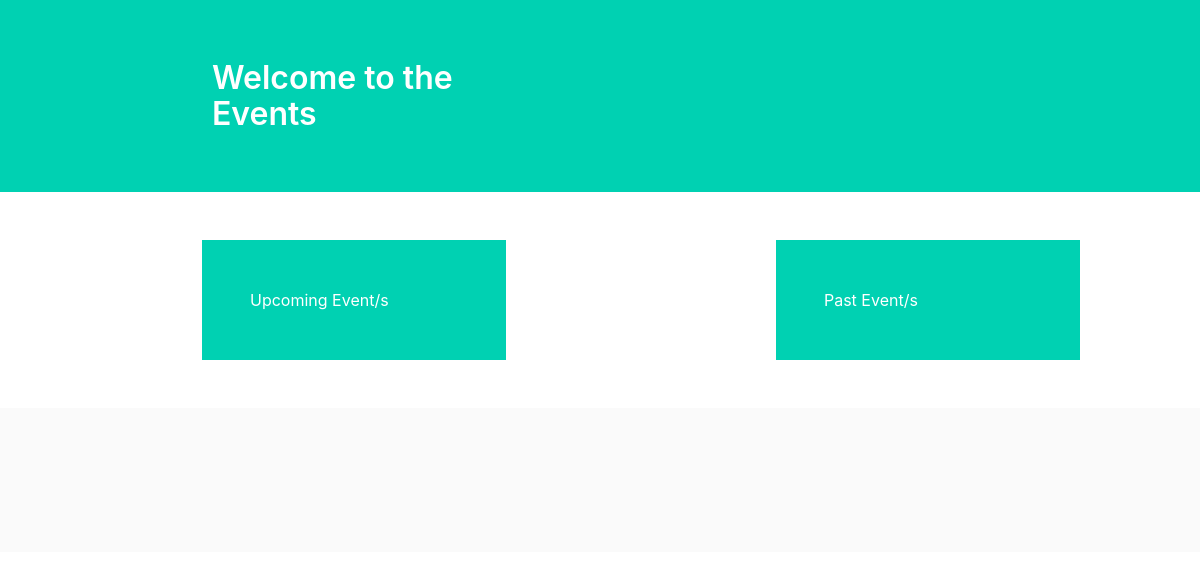
The page /Events/ on the database as committed earlier.
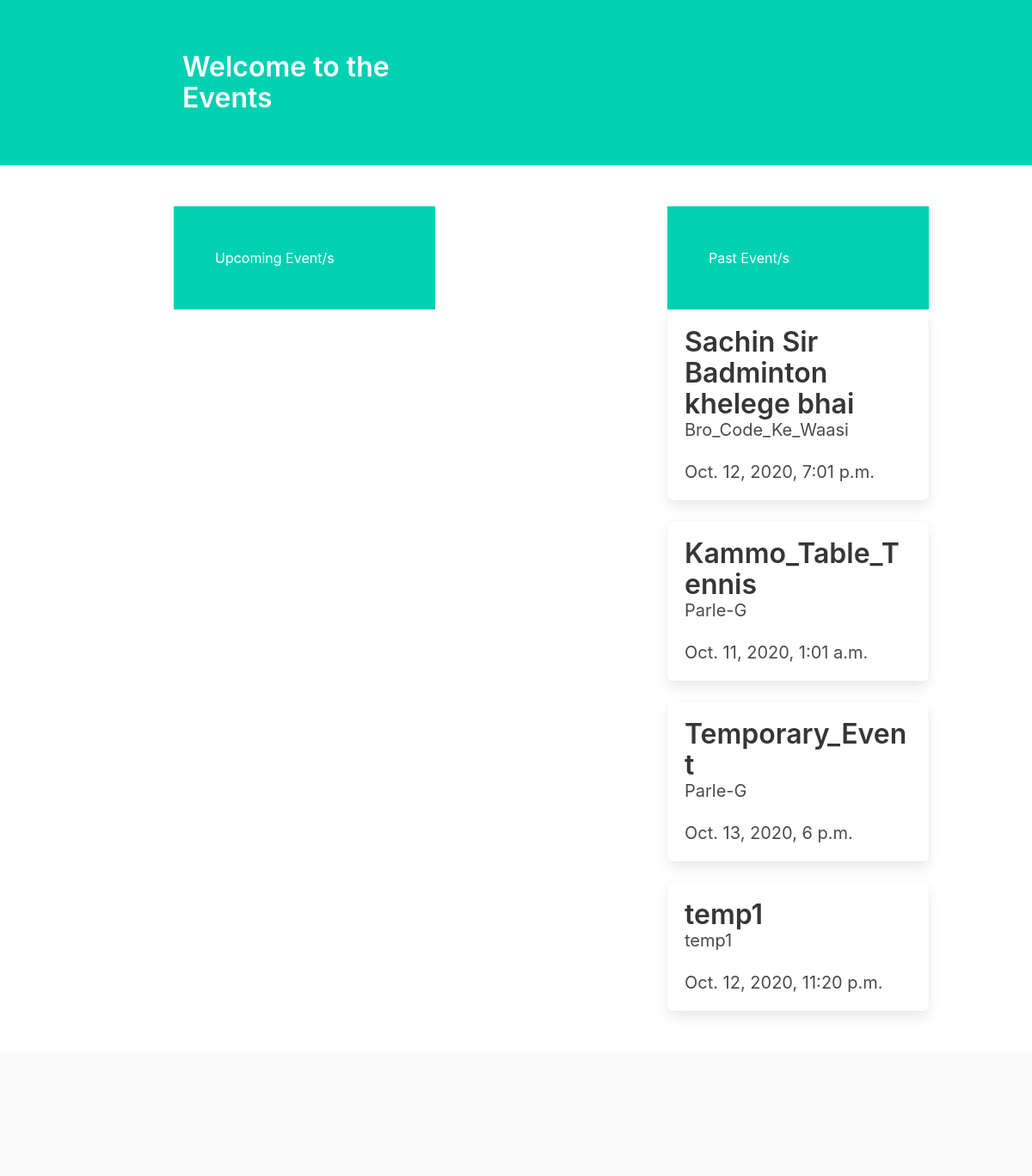
The same page on the database as committed later.
### Events/models.py (models this page shows, shortened)
class event(models.Model):
    name = models.CharField(max_length=50)
    timestamp = models.DateTimeField(auto_now_add=False)
    organiser = models.CharField(max_length=100)
    class Meta:
        verbose_name_plural = 'events'

### Events/views.py (the view)
# urls.py: path('', views.home, name='Events'),
def home(request):
    events = event.objects.all()
    upcoming = []
    past = []
    for i in events:
        details = {
            'event_name' : i.name,
            'organiser' : i.organiser,
            'time' : i.timestamp,
        }
        current = str(time.gmtime().tm_year) + str('-') + str(time.gmtime().tm_mon) + str('-') + str(time.gmtime().tm_mday) + str(' ') + str(time.gmtime().tm_hour) + str(':') + str(time.gmtime().tm_min) + str(':') + str(time.gmtime().tm_sec)
        if(current<str(i.timestamp)):
            upcoming.append(details)
        else:
            past.append(details)
    context = {'uevents' : upcoming, 'pevents' : past}
    return render(request, 'Events/Events.html', context)

### Events/templates/Events/Events.html (shortened to what this page needs)
<!DOCTYPE html>
<html lang="en">
<head>
    <link rel="stylesheet" href="https://cdnjs.cloudflare.com/ajax/libs/bulma/0.6.2/css/bulma.css" />
</head>
<body>
    <section class="hero is-primary">
        <div class="hero-body">
            <div class="container">
				<div class="column is-offset-1 is-4">
					<h1 class="title">
						Welcome to the Events
					</h1>
				</div>
            </div>
        </div>
	</section>
	<section class="section">
        <div class="container">
            <div class="columns">
                <div class="column is-offset-1 is-4">
					<section class="hero is-primary" >
						<div class="hero-body">
							<div class="container">
								<h1>
									Upcoming Event/s
								</h1>
							</div>
						</div>
					</section>
				</div>
				<div class="column is-offset-3 is-4">
					<section class="hero is-primary" >
						<div class="hero-body">
							<div class="container">
								<h1>
									Past Event/s
								</h1>
							</div>
						</div>
					</section>
                    {% for event in pevents %}
                    <div class="box">
                        <article class="media">
                            <div class="media-content">
                                <div class="content">
                                    <p>
                                        <span class="title">{{  event.event_name  }}</span>
                                        <br>
                                        <span class="subtitle">{{ event.organiser }}</span>
                                        <br>
                                        <br>
                                        <span class="subtitle">{{ event.time }}</span>
                                    </p>
                                </div>
                            </div>
                        </article>
                    </div>
                    {% endfor %}
                </div>
            </div>
        </div>
    </section>
    <footer class="footer">
    </footer>
</body>
</html>

Rows that differ between the two databases and show on the page:
added event: event_name "Sachin Sir Badminton khelege bhai", organiser "Bro_Code_Ke_Waasi", time "Oct. 12, 2020, 7:01 p.m."
added event: event_name "Kammo_Table_Tennis", organiser "Parle-G", time "Oct. 11, 2020, 1:01 a.m."
added event: event_name "Temporary_Event", organiser "Parle-G", time "Oct. 13, 2020, 6 p.m."
added event: event_name "temp1", organiser "temp1", time "Oct. 12, 2020, 11:20 p.m."
